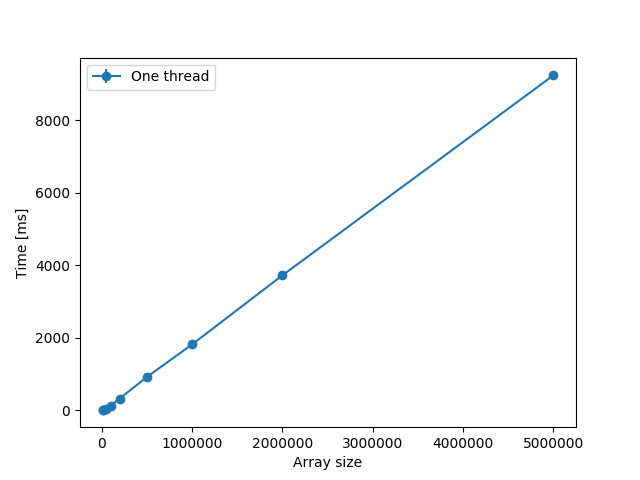

This figure's Python source:
import matplotlib.pyplot as plt
import numpy as np
import pandas as pd
from mpl_toolkits.mplot3d import Axes3D

# Run: python3 problem3.py

df = pd.read_csv('problem3.csv',
    names = [
        "size", "time"
    ]
)

meanDf = df.groupby("size", as_index=False).mean()

plt.plot(meanDf["size"].values, meanDf["time"].values, '-o', label="One thread")
plt.xlabel("Array size")
plt.ylabel("Time [ms]")
plt.legend()

plt.savefig("problem3.png")
plt.show()
